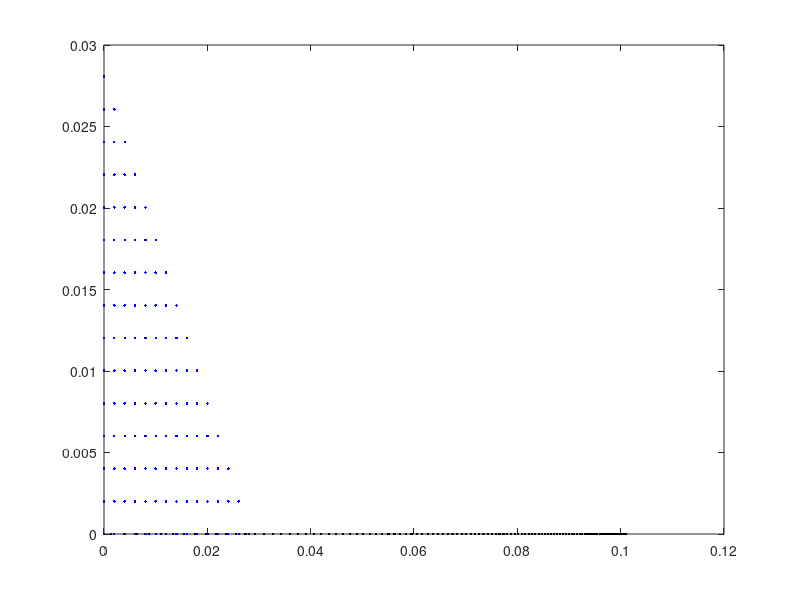

Reproduce this figure in MATLAB.
% want to calculate the tdma and superpposition region for this parameters
% in gaussian channel with gaussian symbols 
% 
clc
clear all
close all
% 
h1 = 0.6; h2 = 0.6; g1 = .5; g2 = 0.65; 
sigma12 = 0.96; sigma22 = 0.96; 
P1 = 2; 
P2 = 2; 
% 
%%%%%%%%%%%%%%%%%%%%%%%%%%%%%%%%%%%%%%%%%%%%%%5
% 
R1_sup = max(0.5*log2(1 + (P1*h1^2)/(sigma12)) - 0.5*log2(1 + (P1*g1^2)/(sigma22+P2*g2^2)),0); 
R2_sup = max(0.5*log2(1 + (P2*h2^2)/(sigma12)) - 0.5*log2(1 + (P2*g2^2)/(sigma22+P1*g1^2)),0); 
R12_sup = max(0.5*log2(1 + (P1*h1^2 + P2*h2^2)/(sigma12)) - 0.5*log2(1 + (P1*g1^2 + P2*g2^2)/(sigma22)),0); 
% 
%%%%%%%%%%%%%%%%%%%%%%%%%%%%%%%%%%%%%%%%%%%%%%%%
% for all alpha1 , alpha2 positive and ess than 1, 
a = 0.005:.01:1;
R1_tdma = zeros(size(a)); 
R2_tdma = R1_tdma; 
%
for i = 1:length(a)
    R1_tdma(i) = max(0.5* a(i) * (log2(1 + (P1*h1^2)/(sigma12*a(i))) - log2(1 + (P1*g1^2)/(sigma22 * a(i)))),0); 
    R2_tdma(i) = max(0.5* (1 - a(i)) * (log2(1 + (P2*h2^2)/(sigma12*(1 - a(i)))) - log2(1 + (P2*g2^2)/(sigma22 * (1-a(i))))),0); 
end
%
%%%%%%%%%%%%%%%%%%%%%%%%%%%%%%%%%%%%%%%%%%%%%%%%%
% 
% now how to visualize it? 
r1 = linspace(0,1,500); 
r2 = r1;
% 
n = length(r1); 
for i = 1:n
    for j = 1:n
    if (r1(i) <= R1_sup) && (r2(j) <= R2_sup) && (r1(i) + r2(j) <= R12_sup)
        plot(r1(i), r2(j), '.b')
        hold on; 
    end
    end
end
hold on; 
plot(R1_tdma, R2_tdma, '.k'); 
% 
% J = 0:0.005:10;
% p = zeros(size(J));
% for i = 1:length(J)
% p(i) = 0.5*(log2(1 + (P1*h1^2)/(sigma12 + J(i)*h2^2)) - log2(1 + (P1*g1^2)/(sigma22 + J(i)*g2^2)));
% end
% [val, I] = max(p)





